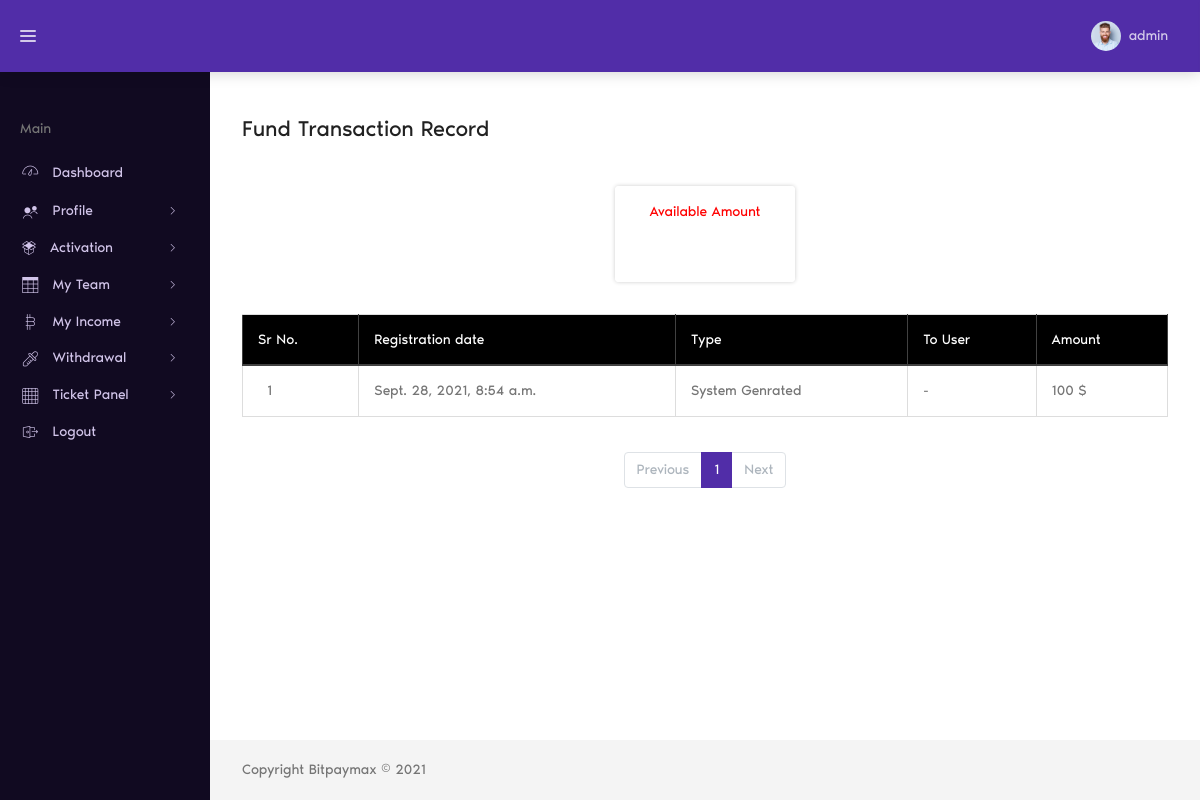
Page /profile/transfer-fund-history/ (signed in) on the committed database.
### account/models.py (models this page shows, shortened)
class Account(AbstractBaseUser):
	email 					= models.EmailField(verbose_name="email", max_length=60, unique=False,blank=True,null=True)
	username 				= models.CharField(max_length=30, unique=True)
	date_joined				= models.DateTimeField(verbose_name='date joined', auto_now_add=True)
	date_active				= models.DateTimeField(verbose_name='date active',null=True,blank=True)
	last_login				= models.DateTimeField(verbose_name='last login', auto_now=True)
	is_admin				= models.BooleanField(default=False)
	is_active				= models.BooleanField(default=True)
	is_active1              = models.BooleanField(default=False)
	is_staff				= models.BooleanField(default=False)
	is_superuser			= models.BooleanField(default=False)
	total_level_income      = models.FloatField(default=0)
	withdrawal_amount       = models.FloatField(default=0)
	total_roi_income        = models.FloatField(default=0)
	activation_amount       = models.FloatField(default=0)
	available_amount		= models.FloatField(default=0)
	first_name				= models.CharField(max_length=30, unique=False,blank=True,null=True)
	last_name				= models.CharField(max_length=30, unique=False,blank=True,null=True)
	sponsor  				= models.ForeignKey('self',on_delete=models.SET_NULL,blank=True,null=True)
	txn_password            = models.CharField(max_length=30,null=False)
	phon_no                 = models.CharField(max_length=12,blank=True,null=True)
	address                 = models.CharField(max_length=200,blank=True,null=True)
	dob				        = models.DateTimeField(verbose_name='date of birth', null=True, blank=True)
	state					= models.CharField(max_length=100,blank=True,null=True)
	city 					= models.CharField(max_length=50,blank=True,null=True)
	zip_code				= models.CharField(max_length=6,blank=True,null=True)
	profile_pic 			= models.ImageField(default="default.jpg", upload_to="profile_pics",null=True,blank=True)
	password1               = models.CharField(max_length=30,null=True,blank=True)
	packages                = models.ManyToManyField(Package)
	supper_packages         = models.ManyToManyField(Package, related_name="super_pack")
	total_income            = models.PositiveIntegerField(default=0)
	is_able_for_income      = models.BooleanField(default=False)
	USERNAME_FIELD = 'username'
	REQUIRED_FIELDS = ['email']
	objects = MyAccountManager()

### profile_app/models.py (models this page shows, shortened)
class Fundrecord(models.Model):
    fundRecordTypeChoices = (
        ('TFS', 'Transfer'),
        ('ADD', 'Added From System'),
    )
    fundType = models.CharField(max_length=17, choices=fundRecordTypeChoices,default="ADD")
    user = models.ForeignKey("account.Account", on_delete=CASCADE, related_name="sender_user")
    to_user = models.ForeignKey("account.Account", on_delete=CASCADE, null=True, blank=True)
    createdOn = models.DateTimeField(auto_now_add=True)
    amount = models.PositiveIntegerField(default=0)

### profile_app/views.py (the view)
# urls.py: path('transfer-fund-history/', views.transferFundHistory, name="transferfundhistory"),
@login_required
def transferFundHistory(request):
    user = request.user
    userTransfer_obj = Fundrecord.objects.filter(user=user)
    fund = Fund.objects.get(user=user)
    page = request.GET.get('page', 1)
    paginator = Paginator(userTransfer_obj, 10)
    try:
        users = paginator.page(page)
    except PageNotAnInteger:
        users = paginator.page(1)
    except EmptyPage:
        users = paginator.page(paginator.num_pages)
    d = {
        'users':users,
        'fund' : fund,
    }
    return render(request,'transferfundhistory.html',d)

### profile_app/templates/transferfundhistory.html (shortened to what this page needs)
{% extends "base.html" %}
{% load static %}
{% block content %}
<div class="dt-content-wrapper">
    <div class="dt-content">
        <div class="dt-page__header">
            <h1 class="dt-page__title">Fund Transaction Record</h1>
        </div>
        <center><div class="card" style="width: 18rem;">
            <div class="card-header" style="background-color: white;color: red;">
              Available Amount
            </div>
            <ul class="list-group list-group-flush">
              <li class="list-group-item" style="color: white;"> {{ fund.available_fund }} $</li>
            </ul>
          </div></center>
        <div class="table-responsive">
            <table id="example" style="width:100%" class="table table-bordered">
                <thead class="thead-dark">
                    <tr>
                        <th>Sr No.</th>
                        <th>Registration date</th>
                        <th>Type</th>
                        <th>To User</th>
                        <th>Amount</th>
                    </tr>
                </thead>
                <tbody>
                    {% for user in users %}
                    <tr>
                        <td>{{ forloop.counter }}</td>
                        <td>{{ user.createdOn}}</td>
                        {% if user.fundType == 'TFS' %}
                            <td>Transfer</td>
                        {% elif user.fundType == 'ADD' %}
                            <td>System Genrated</td>
                        {% endif %}
                        {% if user.fundType == 'TFS' %}
                            <td>{{ user.to_user}}</td>
                        {% else %}
                            <td>-</td>
                        {% endif %}
                        <td>{{ user.amount }} $</td>
                    </tr>
                    {% endfor %}
                </tbody>
            </table><br>
            <center>
            <nav aria-label="Page navigation example">
                <ul class="pagination justify-content-center">
                    {% if users.has_previous %}
                    <li class="page-item">
                        <a class="page-link" href="?page={{ users.previous_page_number }}">Previous</a>
                    </li>
                    {% else %}
                    <li class="page-item disabled">
                        <a class="page-link" href="#" tabindex="-1" aria-disabled="true">Previous</a>
                    </li>
                    {% endif %}
                    {% for i in users.paginator.page_range %}
                    {% if users.number == i %}
                    <li class="page-item active" aria-current="page">
                        <span class="page-link">
                            {{ i }}
                        </span>
                    </li>
                    {% elif i > users.number|add:'-5' and i < users.number|add:'5' %} <li class="page-item"><a
                            class="page-link" href="?page={{ i }}">{{ i }}</a></li>
                        {% endif %}
                        {% endfor %}
                        {% if users.has_next %}
                        <li class="page-item">
                            <a class="page-link" href="?page={{ users.next_page_number }}">Next</a>
                        </li>
                        {% else %}
                        <li class="page-item disabled">
                            <a class="page-link" href="#" tabindex="-1" aria-disabled="true">Next</a>
                        </li>
                        {% endif %}
                </ul>
            </nav></center><br>
        </div>
    </div>
    <footer class="dt-footer">
        Copyright Bitpaymax © 2021
    </footer>
</div>
{% endblock content %}

### profile_app/templates/base.html (shortened to what this page needs)
{% load static %}
<!DOCTYPE html>
<html lang="en">
<head>
    <link href="https://cdn.jsdelivr.net/npm/bootstrap@5.1.1/dist/css/bootstrap.min.css" rel="stylesheet"
>
    <link rel="stylesheet" href="{% static 'assets/fonts/noir-pro/styles.css' %}">
    <link rel="stylesheet" href="{% static 'plugins/flag-icon-css/css/flag-icon.min.css' %}">
    <link rel="stylesheet" href="{% static 'assets/vendor/gaxon-icon/styles.css' %}">
    <link rel="stylesheet" href="{% static 'plugins/perfect-scrollbar/css/perfect-scrollbar.css' %}">
    <link rel="stylesheet" type="text/css" href="{% static 'plugins/chartist/css/chartist.min.css' %}" media="all" />
    <link rel="stylesheet" type="text/css" href="{% static 'assets/css/default/theme-dark.min.css' %}">
</head>
<body class="dt-layout--default dt-sidebar--fixed dt-header--fixed">
    <div class="dt-root">
        <div class="dt-root__inner">
            <header class="dt-header">
                <div class="dt-header__container">
                    <div class="dt-brand">
                        <div class="dt-brand__tool" data-toggle="main-sidebar">
                            <div class="hamburger-inner"></div>
                        </div>
                    </div>
                    <div class="dt-header__toolbar">
                        <div class="dt-nav-wrapper">
                            <ul class="dt-nav">
                                <li class="dt-nav__item dropdown">
                                    <a href="#" class="dt-nav__link dropdown-toggle no-arrow dt-avatar-wrapper"
                                        data-toggle="dropdown" aria-haspopup="true" aria-expanded="false">
                                        <img class="dt-avatar size-30"
                                            src="{% static 'assets/images/user-avatar/domnic-harris.jpg' %}"
                                            alt="Domnic Harris">
                                        <span class="dt-avatar-info d-none d-sm-block">
                                            <span class="dt-avatar-name">{{ user.username }}</span>
                                        </span> </a>
                                </li>
                            </ul>
                        </div>
                    </div>
                </div>
            </header>
            <main class="dt-main">
                <aside id="main-sidebar" class="dt-sidebar">
                    <div class="dt-sidebar__container">
                        <ul class="dt-side-nav">
                            <li class="dt-side-nav__item dt-side-nav__header">
                                <span class="dt-side-nav__text">main</span>
                            </li>
                            <li class="dt-side-nav__item">
                                <a href="{% url 'profile' %}" class="dt-side-nav__link">
                                    <i class="icon-lgicon icon-dashboard icon-fw icon-lg"></i>
                                    <span class="dt-side-nav__text">Dashboard</span>
                                </a>
                            </li>
                            <li class="dt-side-nav__item">
                                <a href="javascript:void(0)" class="dt-side-nav__link dt-side-nav__arrow"
                                    title="Widgets">
                                    <i class="icon icon-contacts-app icon-fw icon-lg"></i>
                                    <span class="dt-side-nav__text">Profile</span>
                                </a>
                            </li>
                            <li class="dt-side-nav__item">
                                <a href="javascript:void(0)" class="dt-side-nav__link dt-side-nav__arrow">
                                    <i class="icon icon-metrics icon-fw"></i>
                                    <span class="dt-side-nav__text">Activation</span>
                                </a>
                            </li>
                            <li class="dt-side-nav__item">
                                <a href="javascript:void(0)" class="dt-side-nav__link dt-side-nav__arrow">
                                    <i class="icon icon-tables icon-fw icon-lg"></i>
                                    <span class="dt-side-nav__text">My Team</span>
                                </a>
                            </li>
                            <li class="dt-side-nav__item">
                                <a href="javascript:void(0)" class="dt-side-nav__link dt-side-nav__arrow">
                                    <i class="icon icon-crypto icon-fw icon-lg"></i>
                                    <span class="dt-side-nav__text">My Income</span>
                                </a>
                            </li>
                            {% if user.is_superuser %}
                            <li class="dt-side-nav__item">
                                <a href="javascript:void(0)" class="dt-side-nav__link dt-side-nav__arrow">
                                    <i class="icon icon-pickers icon-fw icon-lg"></i>
                                    <span class="dt-side-nav__text">Withdrawal</span>
                                </a>
                            </li>
                            {% endif%}
                            <li class="dt-side-nav__item">
                                <a href="javascript:void(0)" class="dt-side-nav__link dt-side-nav__arrow">
                                    <i class="icon icon-grid icon-fw icon-lg"></i>
                                    <span class="dt-side-nav__text">Ticket Panel</span>
                                </a>
                            </li>
                            <li class="dt-side-nav__item">
                                <a href="{% url 'logout' %}?next={% url 'index' %}" class="dt-side-nav__link" title="Layouts">
                                    <i class="icon icon-login-page icon-fw icon-lg"></i>
                                    <span class="dt-side-nav__text">Logout</span>
                                </a>
                            </li>
                        </ul>
                    </div>
                </aside>
                {% block content %}
                {% endblock content %}
            </main>
        </div>
    </div>
</body>
</html>

### rows in the picture
Account: username "admin"
Fundrecord: createdOn "Sept. 28, 2021, 8:54 a.m.", fundType "System Genrated", amount "100"

### other values in the picture
{{ i }} "1"
